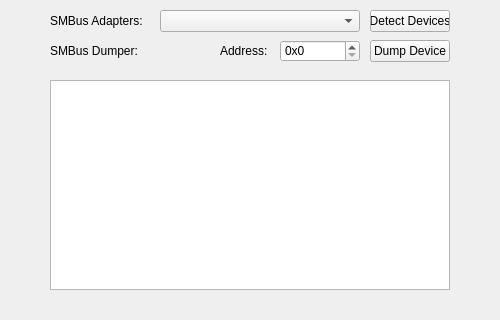
<?xml version="1.0" encoding="UTF-8"?>
<ui version="4.0">
 <class>OpenRGBSystemInfoPageUi</class>
 <widget class="QFrame" name="OpenRGBSystemInfoPageUi">
  <property name="geometry">
   <rect>
    <x>0</x>
    <y>0</y>
    <width>500</width>
    <height>320</height>
   </rect>
  </property>
  <property name="windowTitle">
   <string>Frame</string>
  </property>
  <widget class="QLabel" name="SMBusAdaptersLabel">
   <property name="geometry">
    <rect>
     <x>50</x>
     <y>10</y>
     <width>100</width>
     <height>22</height>
    </rect>
   </property>
   <property name="text">
    <string>SMBus Adapters:</string>
   </property>
  </widget>
  <widget class="QComboBox" name="SMBusAdaptersBox">
   <property name="geometry">
    <rect>
     <x>160</x>
     <y>10</y>
     <width>200</width>
     <height>22</height>
    </rect>
   </property>
  </widget>
  <widget class="QPlainTextEdit" name="SMBusDataText">
   <property name="geometry">
    <rect>
     <x>50</x>
     <y>80</y>
     <width>400</width>
     <height>210</height>
    </rect>
   </property>
  </widget>
  <widget class="QPushButton" name="DetectButton">
   <property name="geometry">
    <rect>
     <x>370</x>
     <y>10</y>
     <width>80</width>
     <height>22</height>
    </rect>
   </property>
   <property name="text">
    <string>Detect Devices</string>
   </property>
  </widget>
  <widget class="QPushButton" name="DumpButton">
   <property name="geometry">
    <rect>
     <x>370</x>
     <y>40</y>
     <width>80</width>
     <height>22</height>
    </rect>
   </property>
   <property name="text">
    <string>Dump Device</string>
   </property>
  </widget>
  <widget class="QLabel" name="SMBusDumpLabel">
   <property name="geometry">
    <rect>
     <x>50</x>
     <y>40</y>
     <width>100</width>
     <height>22</height>
    </rect>
   </property>
   <property name="text">
    <string>SMBus Dumper:</string>
   </property>
  </widget>
  <widget class="QLabel" name="DumpAddressLabel">
   <property name="geometry">
    <rect>
     <x>220</x>
     <y>40</y>
     <width>51</width>
     <height>22</height>
    </rect>
   </property>
   <property name="text">
    <string>Address:</string>
   </property>
  </widget>
  <widget class="QSpinBox" name="DumpAddressBox">
   <property name="geometry">
    <rect>
     <x>280</x>
     <y>40</y>
     <width>80</width>
     <height>22</height>
    </rect>
   </property>
   <property name="suffix">
    <string/>
   </property>
   <property name="prefix">
    <string>0x</string>
   </property>
   <property name="maximum">
    <number>255</number>
   </property>
   <property name="displayIntegerBase">
    <number>16</number>
   </property>
  </widget>
 </widget>
 <resources/>
 <connections/>
</ui>
